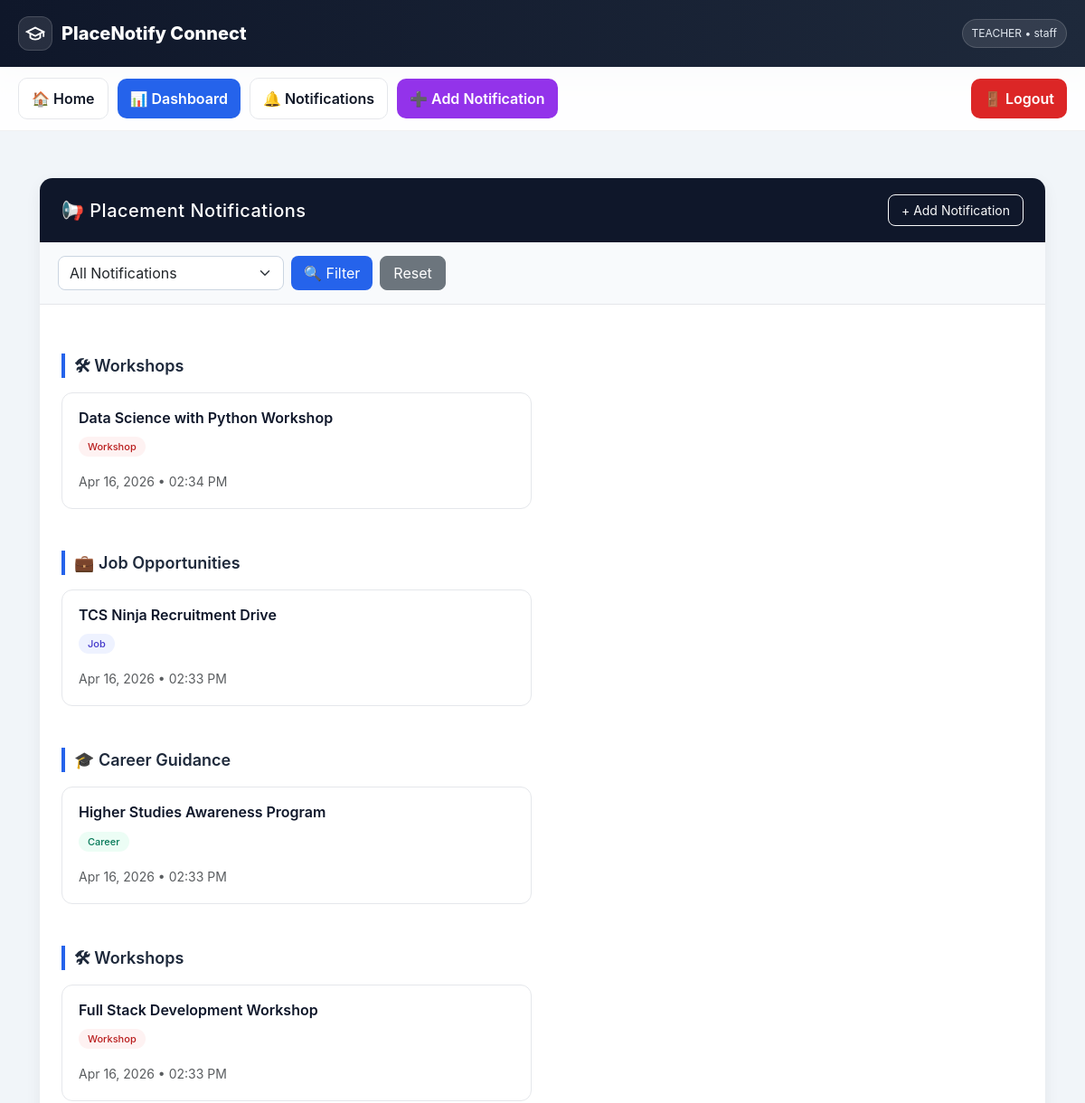
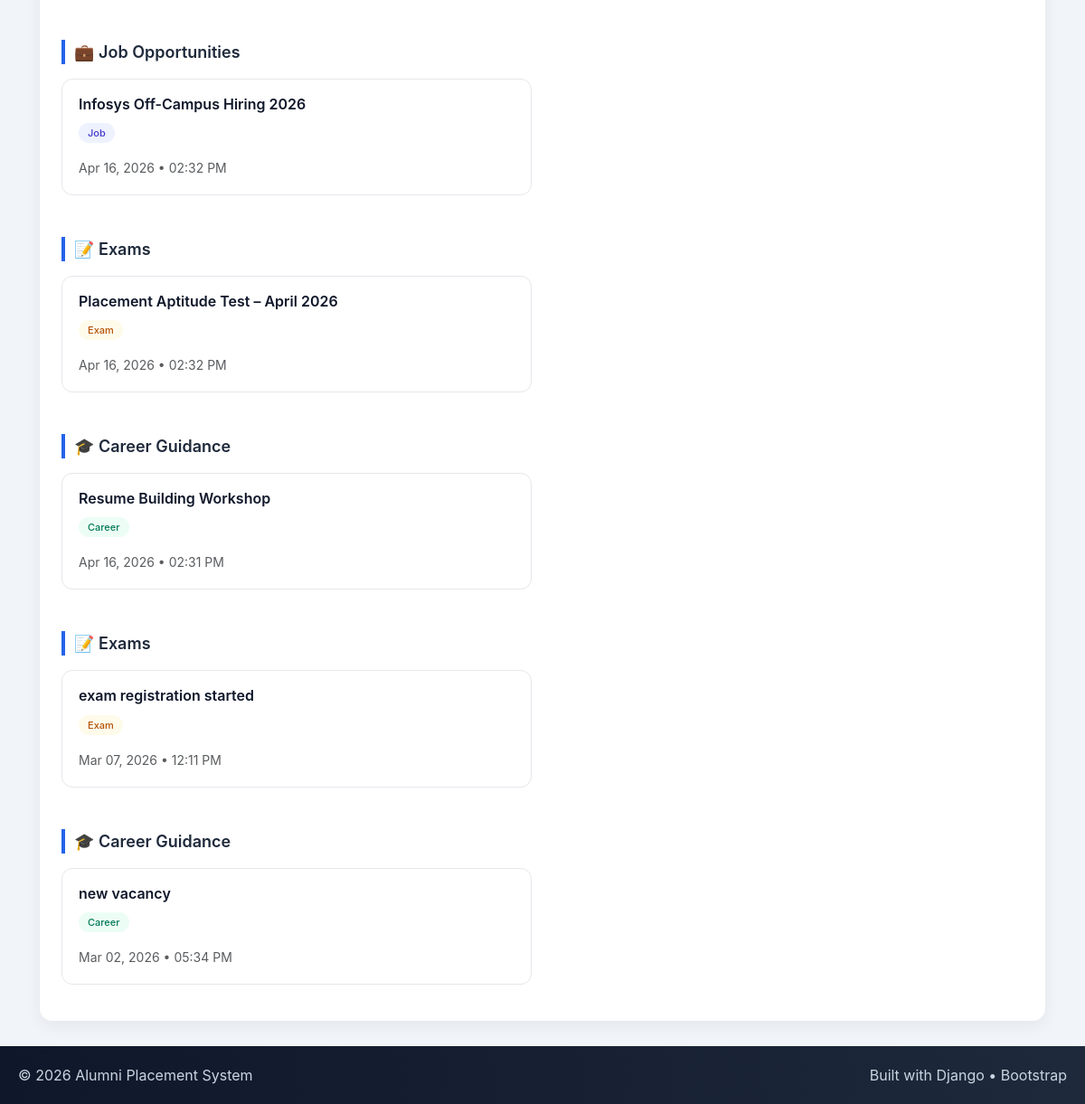
Screenshot of /notifications/ (signed in) with the database file from the repository (2 pictures, top to bottom).
### mainapp/models.py (models this page shows, shortened)
class Teacher(models.Model):
    ROLE_CHOICES = (
        ('HOD', 'HOD'),
        ('TEACHER', 'Teacher'),
    )
    user = models.OneToOneField(User, on_delete=models.CASCADE)
    department = models.ForeignKey(Department, on_delete=models.CASCADE)
    role = models.CharField(max_length=10, choices=ROLE_CHOICES)

class Department(models.Model):
    name = models.CharField(max_length=100)

class Notification(models.Model):
    NOTIFICATION_TYPES = (
        ('career', 'Career Guidance'),
        ('exam', 'Exams'),
        ('job', 'Job Opportunity'),
        ('workshop', 'Workshops'),
    )
    title = models.CharField(max_length=200)
    message = models.TextField()
    notification_type = models.CharField(
        max_length=20,
        choices=NOTIFICATION_TYPES,
        default='career'
    )
    department = models.ForeignKey(Department, on_delete=models.CASCADE)
    created_by = models.ForeignKey(User, on_delete=models.CASCADE)
    created_at = models.DateTimeField(auto_now_add=True)

### mainapp/views.py (the view)
# urls.py: path('notifications/', views.notifications, name='notification_list'),
@login_required
def notifications(request):
    notifications = Notification.objects.all().order_by('-created_at')
    filter_type = request.GET.get('type')
    if filter_type:
        notifications = notifications.filter(notification_type=filter_type)
    return render(request, 'notifications.html', {
        'notifications': notifications
    })

### mainapp/templates/notifications.html (shortened to what this page needs)
{% extends "base.html" %}
{% block content %}
<div class="container-fluid mt-4 px-4">
  <div class="panel">
    <div class="panel-head">
      <h3>📢 Placement Notifications</h3>
      {% if user.is_authenticated and user.teacher and user.teacher.role == "TEACHER" %}
      <a href="{% url 'add_notification' %}" class="btn btn-outline-light btn-sm">
          + Add Notification
        </a>
      {% endif %}
    </div>
    <div class="filter-bar">
      <form method="GET" class="d-flex gap-2">
        <select name="type" class="form-select" style="max-width: 250px;">
          <option value="">All Notifications</option>
        </select>
        <button type="submit" class="btn btn-success">🔍 Filter</button>
        <a href="{% url 'notification_list' %}" class="btn btn-secondary">
          Reset
        </a>
      </form>
    </div>
    <div class="p-4">
      {% if notifications %}
        {% regroup notifications by notification_type as groups %}
        {% for group in groups %}
          <div class="group-title">
            {% if group.grouper == "career" %}
              🎓 Career Guidance
            {% elif group.grouper == "exam" %}
              📝 Exams
            {% elif group.grouper == "job" %}
              💼 Job Opportunities
            {% elif group.grouper == "workshop" %}
              🛠 Workshops
            {% endif %}
          </div>
          <div class="row mt-3">
            {% for n in group.list %}
              <div class="col-md-6 mb-3">
                <a href="{% url 'notification_detail' n.id %}" style="text-decoration:none;">
                  <div class="note-card">
                    <h5>{{ n.title }}</h5>
                    <span class="badge-type
                      {% if n.notification_type == 'career' %}career
                      {% elif n.notification_type == 'exam' %}exam
                      {% elif n.notification_type == 'job' %}job
                      {% elif n.notification_type == 'workshop' %}workshop
                      {% endif %}">
                      {{ n.notification_type|title }}
                    </span>
                    <small class="text-muted">
                      {{ n.created_at|date:"M d, Y • h:i A" }}
                    </small>
                  </div>
                </a>
              </div>
            {% endfor %}
          </div>
        {% endfor %}
      {% else %}
      <div class="empty-state">
        <h5>No notifications yet</h5>
        <p>New updates will appear here.</p>
      </div>
      {% endif %}
    </div>
  </div>
</div>
{% endblock %}

### mainapp/templates/base.html (shortened to what this page needs)
<!DOCTYPE html>
<html lang="en">
<head>
  <link href="https://cdn.jsdelivr.net/npm/bootstrap@5.3.2/dist/css/bootstrap.min.css" rel="stylesheet">
</head>
<body>
<header class="top-header">
  <div class="wrap">
    <div class="brand">
      <div class="logo">
        <svg width="22" height="22" viewBox="0 0 24 24" fill="none" stroke="white" stroke-width="2">
          <path d="M22 10v6M2 10l10-5 10 5-10 5z"></path>
          <path d="M6 12v5c3 3 9 3 12 0v-5"></path>
        </svg>
      </div>
      <h1>PlaceNotify Connect</h1>
    </div>
    {% if user.is_authenticated and user.teacher %}
      <div class="role-pill">
        {{ user.teacher.role }} • {{ user.teacher.department.name }}
      </div>
    {% endif %}
  </div>
</header>
<div class="nav-shell">
  <div class="wrap">
    <div class="nav-left">
      <a href="/" class="nav-btn">🏠 Home</a>
      {% if user.is_authenticated and user.teacher %}
        {% if user.teacher.role == "HOD" %}
          <a href="{% url 'hod_dashboard' %}" class="nav-btn primary">📊 Dashboard</a>
        {% elif user.teacher.role == "TEACHER" %}
          <a href="{% url 'teacher_dashboard' %}" class="nav-btn primary">📊 Dashboard</a>
        {% endif %}
      {% endif %}
      <a href="{% url 'notifications' %}" class="nav-btn">🔔 Notifications</a>
      {% if user.is_authenticated and user.teacher %}
        {% if user.teacher.role == "TEACHER" %}
          <a href="{% url 'add_notification' %}" class="nav-btn purple">➕ Add Notification</a>
        {% endif %}
      {% endif %}
    </div>
    <div class="nav-right">
      {% if user.is_authenticated %}
        <form method="post" action="{% url 'logout' %}">
          <button type="submit" class="nav-btn danger">🚪 Logout</button>
        </form>
      {% else %}
        <a href="{% url 'login' %}" class="nav-btn dark">🔐 Login</a>
      {% endif %}
    </div>
  </div>
</div>
<main>
  {% block content %}{% endblock %}
</main>
<footer>
  <div class="wrap">
    <div>© 2026 Alumni Placement System</div>
    <div>Built with Django • Bootstrap</div>
  </div>
</footer>
</body>
</html>

### mainapp/templates/base.html (style rules this page uses)
:root { --dark-1:#0f172a; --dark-2:#1e293b; --slate:#334155; --bg1:#f8fafc; --bg2:#e2e8f0; --primary:#2563eb; --purple:#9333ea; --danger:#dc2626; --muted:#64748b; }
* { margin:0; padding:0; box-sizing:border-box; }
body { font-family: -apple-system, BlinkMacSystemFont, 'Segoe UI', sans-serif; background: linear-gradient(to bottom right, var(--bg1), var(--bg2)); min-height: 100vh; display:flex; flex-direction:column; }
.top-header { background: linear-gradient(to right, var(--dark-1), var(--dark-2)); color:#fff; padding:18px 0; box-shadow: 0 10px 25px rgba(0,0,0,0.15); }
.wrap { max-width:1200px; margin:0 auto; padding:0 20px; display:flex; align-items:center; justify-content:space-between; gap:16px; }
.brand { display:flex; align-items:center; gap:10px; }
.logo { width:38px; height:38px; display:grid; place-items:center; border-radius:12px; background: rgba(255,255,255,0.1); border: 1px solid rgba(255,255,255,0.15); }
.brand h1 { font-size:20px; font-weight:800; margin:0; }
.role-pill { font-size:12px; padding:6px 10px; border-radius:999px; background: rgba(255,255,255,0.10); border: 1px solid rgba(255,255,255,0.15); color:#e2e8f0; }
.nav-shell { position: sticky; top:0; z-index:100; background: rgba(255,255,255,0.9); backdrop-filter: blur(10px); border-bottom:1px solid rgba(0,0,0,0.05); }
.nav-shell .wrap { padding:12px 20px; flex-wrap:wrap; }
.nav-left, .nav-right { display:flex; gap:10px; flex-wrap:wrap; align-items:center; }
.nav-btn { padding:10px 14px; border-radius:10px; font-weight:600; text-decoration:none; border:1px solid #e5e7eb; background:#fff; color:#111827; transition:0.2s; }
.primary { background:var(--primary); color:#fff; border:none; }
.purple { background:var(--purple); color:#fff; border:none; }
.danger { background:var(--danger); color:#fff; border:none; }
main { flex:1; max-width:1200px; margin:28px auto; padding:0 20px; width:100%; }
footer { margin-top:auto; background: linear-gradient(to right, var(--dark-1), var(--dark-2)); color:#cbd5e1; padding:20px 0; }
footer .wrap { justify-content:space-between; }

### mainapp/templates/notifications.html (style rules this page uses)
body { background: #f1f5f9; }
.wrap { width: 100%; }
.panel { background: #ffffff; border-radius: 14px; box-shadow: 0 6px 18px rgba(0,0,0,0.06); overflow: hidden; }
.panel-head { padding: 18px 24px; background: #0f172a; color: #fff; display: flex; justify-content: space-between; align-items: center; }
.panel-head h3 { margin: 0; font-size: 20px; letter-spacing: 0.5px; }
.filter-bar { padding: 15px 20px; background: #f8fafc; border-bottom: 1px solid #e5e7eb; }
.form-select { border-radius: 8px; border: 1px solid #cbd5e1; }
.btn { border-radius: 8px; padding: 6px 14px; }
.btn-success { background: #2563eb; border: none; }
.note-card { border: 1px solid #e5e7eb; border-radius: 12px; padding: 18px; background: #fff; transition: all 0.25s ease; height: 100%; }
.note-card h5 { font-size: 16px; font-weight: 600; color: #0f172a; }
.badge-type { font-size: 11px; padding: 4px 10px; border-radius: 999px; font-weight: 500; }
.career { background: #ecfdf5; color: #047857; }
.exam { background: #fffbeb; color: #b45309; }
.job { background: #eef2ff; color: #4338ca; }
.workshop { background: #fef2f2; color: #b91c1c; }
.group-title { margin-top: 30px; margin-bottom: 10px; font-size: 18px; font-weight: 600; color: #1e293b; border-left: 4px solid #2563eb; padding-left: 10px; }

### rows the page displays
Notification: title "Data Science with Python Workshop", notification_type "Workshop", created_at "Apr 16, 2026 • 02:34 PM"
Notification: title "TCS Ninja Recruitment Drive", notification_type "Job", created_at "Apr 16, 2026 • 02:33 PM"
Notification: title "Higher Studies Awareness Program", notification_type "Career", created_at "Apr 16, 2026 • 02:33 PM"
Notification: title "Full Stack Development Workshop", notification_type "Workshop", created_at "Apr 16, 2026 • 02:33 PM"
Notification: title "Infosys Off-Campus Hiring 2026", notification_type "Job", created_at "Apr 16, 2026 • 02:32 PM"
Notification: title "Placement Aptitude Test – April 2026", notification_type "Exam", created_at "Apr 16, 2026 • 02:32 PM"
Notification: title "Resume Building Workshop", notification_type "Career", created_at "Apr 16, 2026 • 02:31 PM"
Notification: title "exam registration started", notification_type "Exam", created_at "Mar 07, 2026 • 12:11 PM"
Notification: title "new vacancy", notification_type "Career", created_at "Mar 02, 2026 • 05:34 PM"

### other values shown
{{ user.teacher.role }} "TEACHER"
{{ user.teacher.department.name }} "staff"
